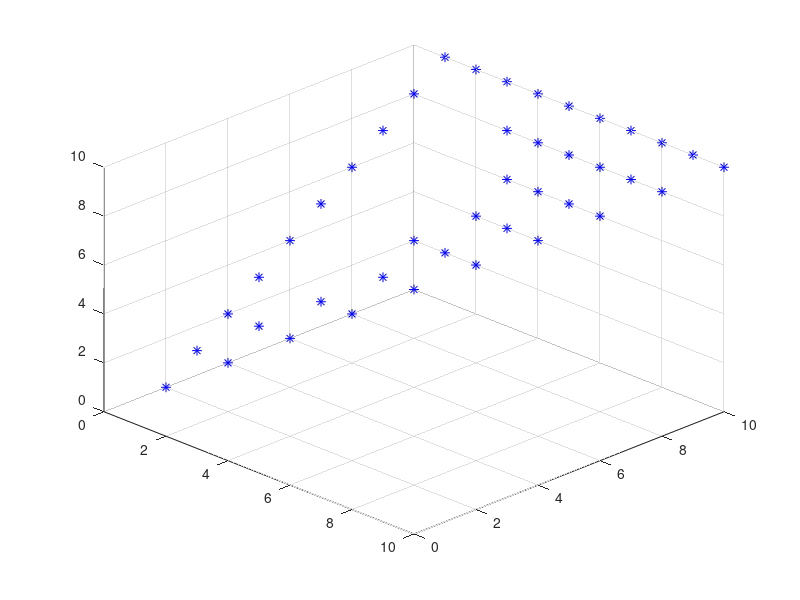

Write MATLAB code to recreate this figure.
%rasterization between two 3D points
function run()
    clc
    clear
    
    grid = zeros(10,10,10);
    p1 = [1,1,1];
    p2 = [10,10,10];
    p3 = [1,10,10];

    [grid,coord12,len12] = fillGridLine(p1,p2,grid);
    [grid,coord13,len23] = fillGridLine(p2,p3,grid);
    [grid,coord23,len13] = fillGridLine(p1,p3,grid);

    len12
    len23
    diff = len12-len23;
    if(diff>=0)
        for i = 1:len23
            i
            [grid,~,~] = fillGridLine(coord12(i,:),coord13(i,:),grid);
        end
        
        for i = len23+1:len12
            i
            [grid,~,~] = fillGridLine(coord12(i,:),coord13(len23,:),grid);
        end
        
    end
    
    %get coordinates
    x_grid = [];
    y_grid = [];
    z_grid = [];
    for x = 1:10
        for y = 1:10
            for z = 1:10
                if(grid(x,y,z)==1)
                    x_grid = [x_grid x];
                    y_grid = [y_grid y];
                    z_grid = [z_grid z];
                end
            end
        end
    end
%     x_grid
%     y_grid
%     z_grid
    
    %draw
   scatter3(x_grid,y_grid,z_grid,50,[0 0 1],'*'); view([60,-60,60]);
    
    
end

function [grid,coord,len] = fillGridLine(p1,p2,grid)

    v12 = p2-p1;
    len_p12 = sqrt(v12(1)^2+v12(2)^2+v12(3)^2);
    v12_norm = v12./(len_p12);
    
    coord = [];
    len = 0;
    
    for i = 0:floor(len_p12)
        tmp_p = round(p1+v12_norm*i);
        if(grid(tmp_p(1),tmp_p(2),tmp_p(3))~=1)
            grid(tmp_p(1),tmp_p(2),tmp_p(3))=1;
            coord = [coord;tmp_p(1),tmp_p(2),tmp_p(3)];
            len = len+1;
        end
    end
    grid(p2(1),p2(2),p2(3))=1;
end